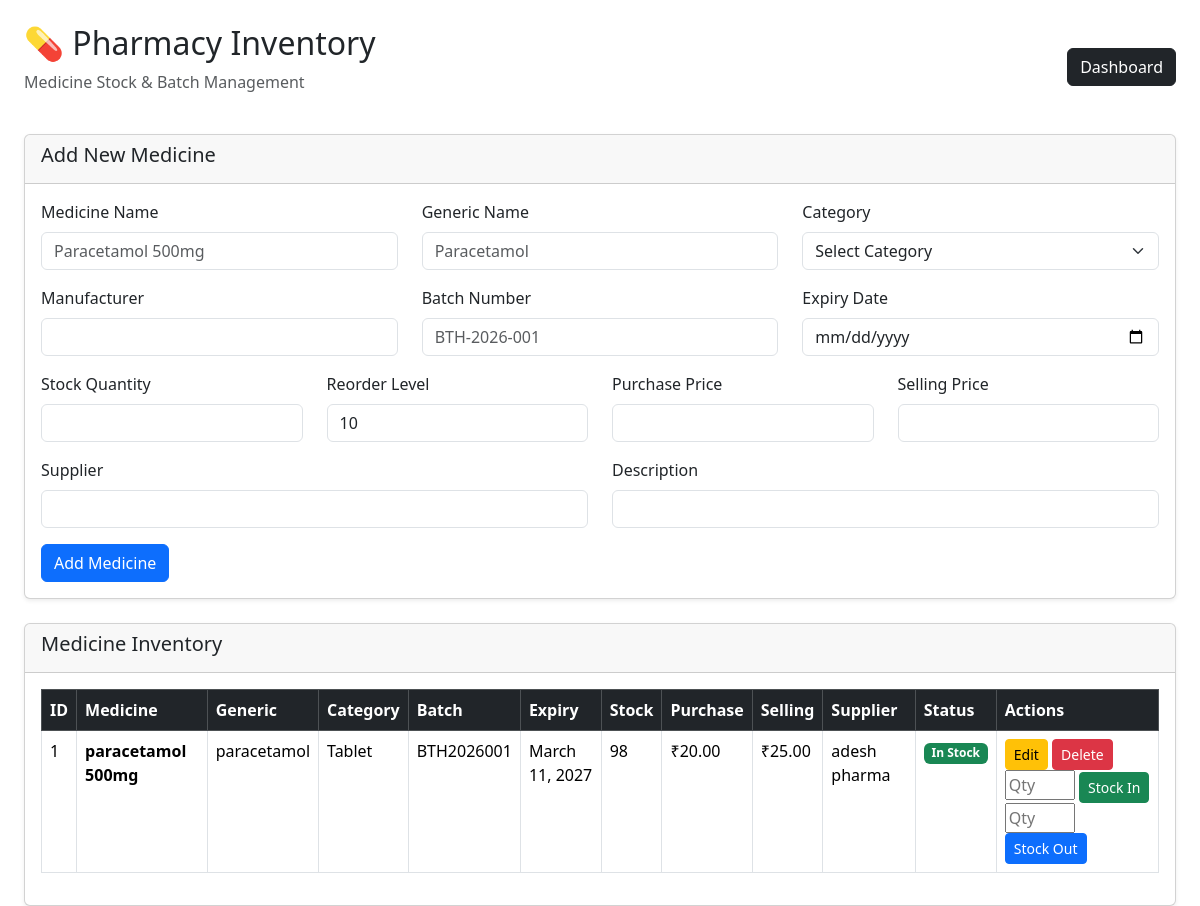
Screenshot of /pharmacy/ with the database file from the repository.
### pharmacy/models.py (models this page shows, shortened)
class Medicine(models.Model):
    CATEGORY_CHOICES = [
        ('Tablet', 'Tablet'),
        ('Capsule', 'Capsule'),
        ('Syrup', 'Syrup'),
        ('Injection', 'Injection'),
        ('Cream', 'Cream'),
        ('Other', 'Other'),
    ]
    name = models.CharField(max_length=150)
    generic_name = models.CharField(max_length=150)
    category = models.CharField(
        max_length=50,
        choices=CATEGORY_CHOICES
    )
    manufacturer = models.CharField(max_length=150)
    batch_number = models.CharField(max_length=100)
    expiry_date = models.DateField()
    quantity = models.PositiveIntegerField(default=0)
    quantity = models.PositiveIntegerField(default=0)
    stock_in = models.PositiveIntegerField(default=0)
    stock_out = models.PositiveIntegerField(default=0)
    reorder_level = models.PositiveIntegerField(default=10)
    reorder_level = models.PositiveIntegerField(default=10)
    purchase_price = models.DecimalField(
        max_digits=10,
        decimal_places=2
    )
    selling_price = models.DecimalField(
        max_digits=10,
        decimal_places=2
    )
    supplier = models.CharField(max_length=150)
    description = models.TextField(blank=True)
    created_at = models.DateTimeField(auto_now_add=True)
    stock_in = models.PositiveIntegerField(default=0)
    stock_out = models.PositiveIntegerField(default=0)

### pharmacy/views.py (the view)
# urls.py: path('pharmacy/', include('pharmacy.urls')),
def pharmacy(request):
    data = Medicine.objects.all().order_by('name')
    return render(
        request,
        'pharmacy/pharmacy.html',
        {'data': data}
    )

### templates/pharmacy/pharmacy.html (shortened to what this page needs)
<!DOCTYPE html>
<html lang="en">
<head>
    <link
        href="https://cdn.jsdelivr.net/npm/bootstrap@5.3.3/dist/css/bootstrap.min.css"
        rel="stylesheet">
</head>
<body>
<div class="container-fluid mt-4 px-4">
    <div class="d-flex justify-content-between align-items-center mb-4">
        <div>
            <h2>💊 Pharmacy Inventory</h2>
            <p class="text-muted">
                Medicine Stock & Batch Management
            </p>
        </div>
        <a
            href="{% url 'dashboard' %}"
            class="btn btn-dark">
            Dashboard
        </a>
    </div>
    <div class="card shadow-sm mb-4">
        <div class="card-header">
            <h5>Add New Medicine</h5>
        </div>
        <div class="card-body">
            <form
                method="POST"
                action="{% url 'medicine_save' %}">
                <div class="row">
                    <div class="col-md-4 mb-3">
                        <label class="form-label">
                            Medicine Name
                        </label>
                        <input
                            type="text"
                            name="name"
                            class="form-control"
                            placeholder="Paracetamol 500mg"
                            required>
                    </div>
                    <div class="col-md-4 mb-3">
                        <label class="form-label">
                            Generic Name
                        </label>
                        <input
                            type="text"
                            name="generic_name"
                            class="form-control"
                            placeholder="Paracetamol"
                            required>
                    </div>
                    <div class="col-md-4 mb-3">
                        <label class="form-label">
                            Category
                        </label>
                        <select
                            name="category"
                            class="form-select"
                            required>
                            <option value="">
                                Select Category
                            </option>
                        </select>
                    </div>
                    <div class="col-md-4 mb-3">
                        <label class="form-label">
                            Manufacturer
                        </label>
                        <input
                            type="text"
                            name="manufacturer"
                            class="form-control"
                            required>
                    </div>
                    <div class="col-md-4 mb-3">
                        <label class="form-label">
                            Batch Number
                        </label>
                        <input
                            type="text"
                            name="batch_number"
                            class="form-control"
                            placeholder="BTH-2026-001"
                            required>
                    </div>
                    <div class="col-md-4 mb-3">
                        <label class="form-label">
                            Expiry Date
                        </label>
                        <input
                            type="date"
                            name="expiry_date"
                            class="form-control"
                            required>
                    </div>
                    <div class="col-md-3 mb-3">
                        <label class="form-label">
                            Stock Quantity
                        </label>
                        <input
                            type="number"
                            name="quantity"
                            class="form-control"
                            min="0"
                            required>
                    </div>
                    <div class="col-md-3 mb-3">
                        <label class="form-label">
                            Reorder Level
                        </label>
                        <input
                            type="number"
                            name="reorder_level"
                            class="form-control"
                            value="10"
                            min="0"
                            required>
                    </div>
                    <div class="col-md-3 mb-3">
                        <label class="form-label">
                            Purchase Price
                        </label>
                        <input
                            type="number"
                            name="purchase_price"
                            class="form-control"
                            step="0.01"
                            min="0"
                            required>
                    </div>
                    <div class="col-md-3 mb-3">
                        <label class="form-label">
                            Selling Price
                        </label>
                        <input
                            type="number"
                            name="selling_price"
                            class="form-control"
                            step="0.01"
                            min="0"
                            required>
                    </div>
                    <div class="col-md-6 mb-3">
                        <label class="form-label">
                            Supplier
                        </label>
                        <input
                            type="text"
                            name="supplier"
                            class="form-control"
                            required>
                    </div>
                    <div class="col-md-6 mb-3">
                        <label class="form-label">
                            Description
                        </label>
                        <input
                            type="text"
                            name="description"
                            class="form-control">
                    </div>
                </div>
                <button
                    type="submit"
                    class="btn btn-primary">
                    Add Medicine
                </button>
            </form>
        </div>
    </div>
    <div class="card shadow-sm">
        <div class="card-header">
            <h5>Medicine Inventory</h5>
        </div>
        <div class="card-body">
            <div class="table-responsive">
                <table class="table table-bordered table-hover">
                    <thead class="table-dark">
                        <tr>
                            <th>ID</th>
                            <th>Medicine</th>
                            <th>Generic</th>
                            <th>Category</th>
                            <th>Batch</th>
                            <th>Expiry</th>
                            <th>Stock</th>
                            <th>Purchase</th>
                            <th>Selling</th>
                            <th>Supplier</th>
                            <th>Status</th>
                            <th>Actions</th>
                        </tr>
                    </thead>
                    <tbody>
                        {% for medicine in data %}
                        <tr>
                            <td>
                                {{ medicine.id }}
                            </td>
                            <td>
                                <strong>
                                    {{ medicine.name }}
                                </strong>
                            </td>
                            <td>
                                {{ medicine.generic_name }}
                            </td>
                            <td>
                                {{ medicine.category }}
                            </td>
                            <td>
                                {{ medicine.batch_number }}
                            </td>
                            <td>
                                {{ medicine.expiry_date }}
                            </td>
                            <td>
                                {{ medicine.quantity }}
                            </td>
                            <td>
                                ₹{{ medicine.purchase_price }}
                            </td>
                            <td>
                                ₹{{ medicine.selling_price }}
                            </td>
                            <td>
                                {{ medicine.supplier }}
                            </td>
                            <td>
                                {% if medicine.quantity <= medicine.reorder_level %}
                                <span class="badge bg-danger">
                                    Low Stock
                                </span>
                                {% else %}
                                <span class="badge bg-success">
                                    In Stock
                                </span>
                                {% endif %}
                            </td>
        <td>
    <a
        href="{% url 'medicine_edit' medicine.id %}"
        class="btn btn-warning btn-sm">
        Edit
    </a>
    <a
        href="{% url 'medicine_delete' medicine.id %}"
        class="btn btn-danger btn-sm">
        Delete
    </a>
    <form
        method="POST"
        action="{% url 'stock_in' medicine.id %}"
        class="d-inline">
        <input
            type="number"
            name="amount"
            min="1"
            placeholder="Qty"
            style="width:70px"
            required>
        <button
            type="submit"
            class="btn btn-success btn-sm">
            Stock In
        </button>
    </form>
    <form
        method="POST"
        action="{% url 'stock_out' medicine.id %}"
        class="d-inline">
        <input
            type="number"
            name="amount"
            min="1"
            placeholder="Qty"
            style="width:70px"
            required>
        <button
            type="submit"
            class="btn btn-primary btn-sm">
            Stock Out
        </button>
    </form>
</td>
                        </tr>
                        {% endfor %}
                    </tbody>
                </table>
            </div>
        </div>
    </div>
</div>
</body>
</html>

### rows the page displays
Medicine: id "1", name "paracetamol 500mg", generic_name "paracetamol", category "Tablet", batch_number "BTH2026001", expiry_date "March 11, 2027", quantity "98", purchase_price "20.00", selling_price "25.00", supplier "adesh pharma", reorder_level "In Stock"
